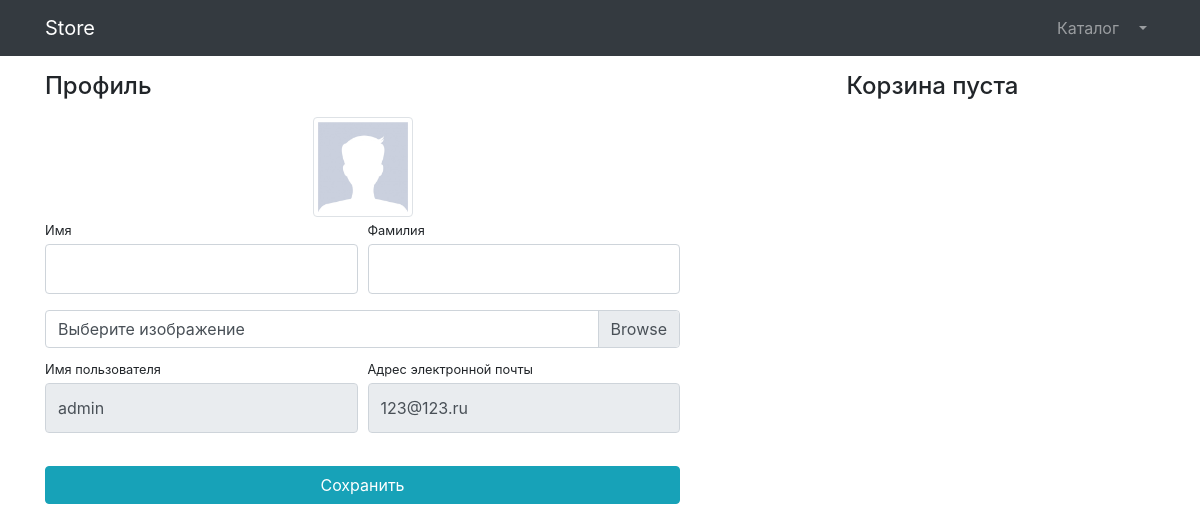
Before: /users/profile/ (signed in) with the older database file.
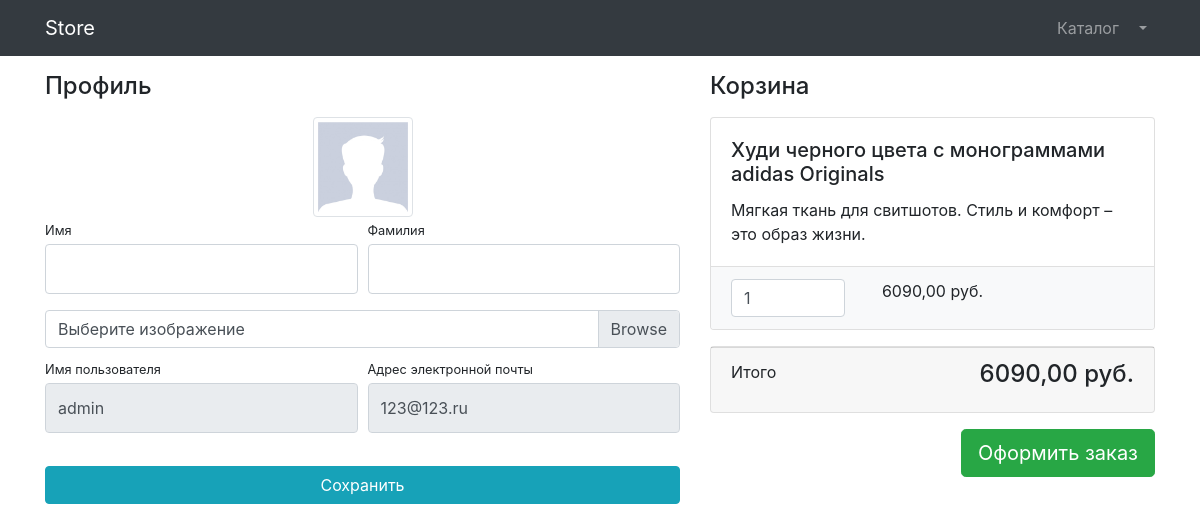
After: the same page with the newer database file.
### products/models.py (models this page shows, shortened)
class Basket(models.Model):
    user = models.ForeignKey(to=User, on_delete=models.CASCADE)
    product = models.ForeignKey(to=Product, on_delete=models.CASCADE)
    quantity = models.PositiveIntegerField(default=0)
    created_timestamp = models.DateTimeField(auto_now_add=True)
    def sum(self):
        return self.product.price * self.quantity

class Product(models.Model):
    name = models.CharField(max_length=256)
    description = models.TextField()
    price = models.DecimalField(max_digits=8, decimal_places=2)
    quantity = models.PositiveIntegerField(default=0)
    image = models.ImageField(upload_to='products_images', null=True, blank=True)
    stripe_product_price_id = models.CharField(max_length=128, null=True, blank=True)
    category = models.ForeignKey(to=ProductCategory, on_delete=models.CASCADE)

### users/views.py (the view)
# urls.py: path('profile/', profile, name='profile'),
def profile(request):
    if request.method == 'POST':
        form = UserProfileForm(instance=request.user, data=request.POST, files=request.FILES)
        if form.is_valid():
            form.save()
            return HttpResponseRedirect(reverse('users:profile'))
    else:
        form = UserProfileForm(instance=request.user)
    baskets = Basket.objects.filter(user=request.user)
    total_sum = 0
    total_quantity = 0
    for basket in baskets:
        total_sum = total_sum + basket.sum()
        total_quantity = total_quantity + basket.quantity
    context = {'title': 'Store - Профиль',
               'form':form,
               'baskets': baskets,
               'total_sum': total_sum,
               'total_quantity': total_quantity,
               }
    return render(request, 'users/profile.html', context)

### users/forms.py
class UserProfileForm(UserChangeForm):
    first_name = forms.CharField(widget=forms.TextInput(attrs={'class': 'form-control py-4'}))
    last_name = forms.CharField(widget=forms.TextInput(attrs={'class': 'form-control py-4'}))
    image = forms.ImageField(widget=forms.FileInput(attrs={'class': 'custom-file-input'}), required=False)
    username = forms.CharField(widget=forms.TextInput(attrs={'class': 'form-control py-4', 'readonly': True}))
    email = forms.CharField(widget=forms.TextInput(attrs={'class': 'form-control py-4', 'readonly': True}))
    class Meta:
        model = User
        fields = ('first_name', 'last_name', 'image', 'username', 'email')

### templates/users/profile.html (shortened to what this page needs)
{% extends 'products/base.html' %}
{% load static %}
{% block css %}
    <link href="{% static 'vendor/css/profile.css' %}" rel="stylesheet">
{% endblock %}
{% block content %}
    <div class="container">
        <div class="row">
            <div class="col-lg-7">
                <h4 class="mt-3 mb-3">Профиль</h4>
                <div class="col-lg-12 text-center">
                    <img width="100" height="100"
                         src="{% if user.image %} {{ user.image.url }} {% else %} {% static 'vendor/img/users/default_avatar.jpg' %} {% endif %}"
                         class="img-thumbnail">
                </div>
                <form action="{% url 'users:profile' %}" method="post" enctype="multipart/form-data">
                    <div class="form-row">
                        <div class="col-lg-6">
                            <div class="form-group">
                                <label class="small mb-1" for="{{ form.first_name.id_for_label }}">Имя</label>
                                {{ form.first_name }}
                            </div>
                        </div>
                        <div class="col-lg-6">
                            <div class="form-group">
                                <label class="small mb-1" for="{{ form.last_name.id_for_label }}">Фамилия</label>
                                {{ form.last_name }}
                            </div>
                        </div>
                    </div>
                    <div class="form-row mb-2">
                        <div class="col-lg-12">
                            <div class="custom-file">
                                <label class="custom-file-label" for="{{ form.image.id_for_label }}">
                                    Выберите изображение
                                </label>
                            </div>
                        </div>
                    </div>
                    <div class="form-row">
                        <div class="col-lg-6">
                            <label class="small mb-1" for="{{ form.username.id_for_label }}">Имя пользователя</label>
                            {{ form.username }}
                        </div>
                        <div class="col-lg-6">
                            <label class="small mb-1" for="{{ form.email.id_for_label }}">
                                Адрес электронной почты
                            </label>
                            {{ form.email }}
                        </div>
                    </div>
                    <div class="form-row">
                        <div class="col-lg-12" style="margin-top: 33px;">
                            <input class="btn btn-info btn-block" type="submit" value="Сохранить">
                        </div>
                    </div>
                </form>
            </div>
             <div class="col-lg-5">
                {% include 'products/baskets.html' %}
            </div>
        </div>
    </div>
{% endblock %}

### templates/products/baskets.html (shortened to what this page needs)
{% if baskets %}
    <h4 class="mt-3 mb-3 d-flex justify-content-between align-items-center mb-3">
        Корзина
    </h4>
    {% for basket in baskets %}
        <div class="card mb-3">
            <div class="card-body">
                <h5 class="card-title">{{ basket.product.name }}</h5>
                <p class="card-text">{{ basket.product.description }}</p>
            </div>
            <ul class="list-group list-group-flush">
                <li class="list-group-item bg-light">
                    <div class="row text-center">
                        <div class="col-lg-4">
                            <input name="basketID" type="number" class="form-control"
                                   value="{{ basket.quantity }}" min="0">
                        </div>
                        <div class="col-lg-4">{{ basket.sum }} руб.</div>
                        <div class="col-lg-4">
                        </div>
                    </div>
                </li>
            </ul>
        </div>
    {% endfor %}
    <div class="card mb-3">
        <div class="card-footer">
            <p class="float-left">Итого</p>
            <h4 class="float-right">{{ total_sum }} руб.</h4>
        </div>
    </div>
    <a class="btn btn-success btn-lg float-right" href="#">
        Оформить заказ
    </a>
{% else %}
    <h4 class="mt-3 mb-3 text-center">
        Корзина пуста
    </h4>
{% endif %}

Changed rows visible on the page:
added Basket: product.name "Худи черного цвета с монограммами adidas Originals", product.description "Мягкая ткань для свитшотов. Стиль и комфорт – это образ жизни.", basketID "1", sum "6090,00"
Other visible differences:
{{ total_sum }}: (not shown) → "6090,00"
text no longer shown: "Корзина пуста"
text now shown: "Корзина Итого руб. Оформить заказ"
